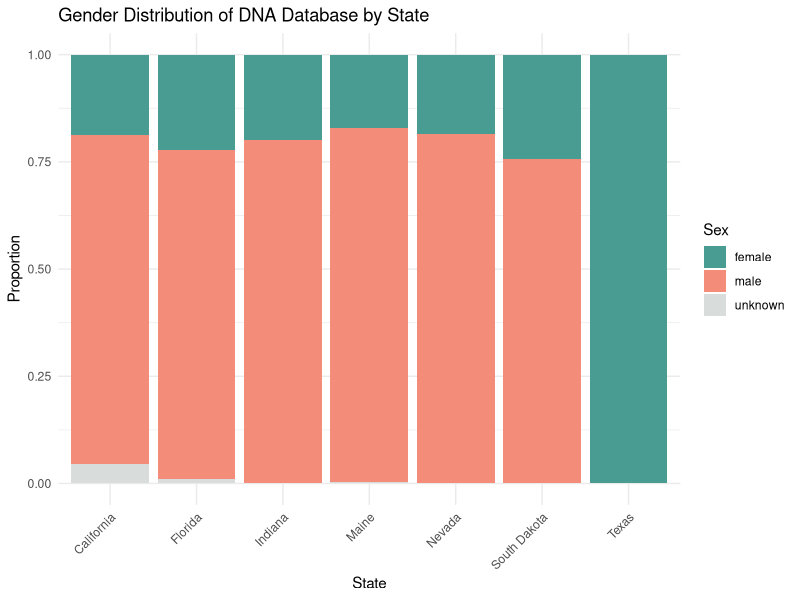

Write R code to recreate this figure. (Note: this script raises an error after producing the figure.)
## ---- chunk 1

knitr::opts_chunk$set(eval = TRUE, echo = FALSE, warning = FALSE, fig.width = 7, fig.height = 6)

if (!requireNamespace("tidyverse", quietly = TRUE)) {
  install.packages("tidyverse")
}

if (!requireNamespace("knitr", quietly = TRUE)) {
  install.packages("knitr")
}

if (!requireNamespace("patchwork", quietly = TRUE)) {
  install.packages("patchwork")
}


library(tidyverse)
library(knitr)
library(patchwork)
## ---- chunk 2
data <- read_csv("data/Murphy_Appendix_all_data.csv") 

head(data)
## ---- chunk 3
data <- data |>
  select(-file) 

head(data)
## ---- chunk 4
  data <- data %>%
      mutate(
          # Check if 'proportion' is in the variable_detailed
          is_proportion = grepl("proportion", variable_detailed, ignore.case = TRUE),
          
          # Create value_type based on the presence of 'proportion'
          value_type = ifelse(is_proportion, 
                              "proportion", 
                              "number"),
          
          # Remove 'proportion' text from variable_detailed
          variable_detailed = ifelse(is_proportion, gsub("proportion", "", variable_detailed, ignore.case = TRUE), variable_detailed),
          
          # Trim whitespace
          variable_detailed = trimws(variable_detailed),
          
          # cleaned variable_detailed to numeric
          variable_detailed_numeric = suppressWarnings(as.numeric(variable_detailed)),
          
          # Update value_type to "number" if variable_detailed_numeric is greater than 1
          value_type = ifelse(!is.na(variable_detailed_numeric) & variable_detailed_numeric > 1, 
                              "number", 
                              value_type)
      ) %>%
      # Drop temporary columns
      select(-is_proportion, -variable_detailed_numeric)

## ---- chunk 5
data <- data %>%
    rename(variable_type = variatble_type)

## ---- chunk 6
#race
data <- data %>%
  mutate(
    variable_detailed = case_when(
      variable_type == "race" & grepl("\\basian\\b", variable_detailed, ignore.case = TRUE) ~ "asian_total",
      variable_type == "race" & grepl("\\bblack\\b", variable_detailed, ignore.case = TRUE) ~ "black_total",
      variable_type == "race" & grepl("\\bafrican_american\\b", variable_detailed, ignore.case = TRUE) ~ "black_total",
      variable_type == "race" & grepl("\\bblack_\\b", variable_detailed, ignore.case = TRUE) ~ "black_total",
      variable_type == "race" & grepl("\\bhispanic\\b", variable_detailed, ignore.case = TRUE) ~ "hispanic_total",
      variable_type == "race" & grepl("\\bhispanic_\\b", variable_detailed, ignore.case = TRUE) ~ "hispanic_total",
      variable_type == "race" & grepl("\\bnative\\b", variable_detailed, ignore.case = TRUE) ~ "native_american_total",
      variable_type == "race" & grepl("\\bamerican_indian\\b", variable_detailed, ignore.case = TRUE) ~ "native_american_total",
       variable_type == "race" & grepl("\\bnative_american\\b", variable_detailed, ignore.case = TRUE) ~ "native_american_total",
      variable_type == "race" & grepl("\\bwhite\\b", variable_detailed, ignore.case = TRUE) ~ "white_total",
      variable_type == "race" & grepl("\\bcausasian\\b", variable_detailed, ignore.case = TRUE) ~ "white_total",
      variable_type == "race" & grepl("\\bcaucasian\\b", variable_detailed, ignore.case = TRUE) ~ "white_total",
      variable_type == "race" & grepl("\\bcausasian_\\b", variable_detailed, ignore.case = TRUE) ~ "white_total",
      variable_type == "race" & grepl("\\bother\\b", variable_detailed, ignore.case = TRUE) ~ "other_total",
      variable_type == "race" & grepl("\\basian_offender\\b", variable_detailed, ignore.case = TRUE) ~ "asian_convicted_offender",
      variable_type == "race" & grepl("\\bblack_offender\\b", variable_detailed, ignore.case = TRUE) ~ "black_convicted_offender",
      variable_type == "race" & grepl("\\bhispanic_offender\\b", variable_detailed, ignore.case = TRUE) ~ "hispanic_convicted_offender",
      variable_type == "race" & grepl("\\bnative_american_offender\\b", variable_detailed, ignore.case = TRUE) ~ "native_american_convicted_offender",
      variable_type == "race" & grepl("\\bwhite_offender\\b", variable_detailed, ignore.case = TRUE) ~ "white_convicted_offender",
      variable_type == "race" & grepl("\\bcaucasian_offender\\b", variable_detailed, ignore.case = TRUE) ~ "white_convicted_offender",
      variable_type == "race" & grepl("\\bcaucasian_convicted_offender\\b", variable_detailed, ignore.case = TRUE) ~ "white_convicted_offender",
      variable_type == "race" & grepl("\\bother_offender\\b", variable_detailed, ignore.case = TRUE) ~ "other_convicted_offender",
      variable_type == "race" & grepl("\\bafrican_american__convicted_offender\\b", variable_detailed, ignore.case = TRUE) ~ "black_convicted_offender",
      variable_type == "race" & grepl("\\bafrican_american_convicted_offender\\b", variable_detailed, ignore.case = TRUE) ~ "black_convicted_offender",
      variable_type == "race" & grepl("\\bafrican_american_offender\\b", variable_detailed, ignore.case = TRUE) ~ "black_convicted_offender",
      variable_type == "race" & grepl("\\bafrican_american_arrestee\\b", variable_detailed, ignore.case = TRUE) ~ "black_arrestee",
      variable_type == "race" & grepl("\\bcaucasian_arrestee\\b", variable_detailed, ignore.case = TRUE) ~ "white_arrestee",
      TRUE ~ variable_detailed
    ))
    
#DNA collection breakdown
data <- data %>%
  mutate(
    variable_detailed = case_when(
      variable_type == "DNA_collection_breakdown" & grepl("asian", variable_detailed, ignore.case = TRUE) ~ "asian_annual",
      variable_type == "DNA_collection_breakdown" & grepl("black", variable_detailed, ignore.case = TRUE) ~ "black_annual",
      variable_type == "DNA_collection_breakdown" & grepl("hispanic", variable_detailed, ignore.case = TRUE) ~ "hispanic_annual",
      variable_type == "DNA_collection_breakdown" & grepl("native", variable_detailed, ignore.case = TRUE) ~ "native_american_annual",
      variable_type == "DNA_collection_breakdown" & grepl("white", variable_detailed, ignore.case = TRUE) ~ "white_annual",
      variable_type == "DNA_collection_breakdown" & grepl("other", variable_detailed, ignore.case = TRUE) ~ "other_annual",
      TRUE ~ variable_detailed
    )
  )
    
## ---- chunk 7
# Update 'variable_type' to 'race' where it is 'DNA_collection_breakdown'

data <- data %>%
  mutate(
    variable_type = ifelse(variable_type == "DNA_collection_breakdown", "race", variable_type))
## ---- chunk 8
#state demographic
data <- data %>%
  mutate(
    variable_detailed = case_when(
      variable_type == "state_demographic" & grepl("asian", variable_detailed, ignore.case = TRUE) ~ "asian_state",
      variable_type == "state_demographic" & grepl("black", variable_detailed, ignore.case = TRUE) ~ "black_state",
      variable_type == "state_demographic" & grepl("hispanic", variable_detailed, ignore.case = TRUE) ~ "hispanic_state",
      variable_type == "state_demographic" & grepl("native", variable_detailed, ignore.case = TRUE) ~ "native_american_state",
      variable_type == "state_demographic" & grepl("white", variable_detailed, ignore.case = TRUE) ~ "white_state",
      variable_type == "state_demographic" & grepl("other", variable_detailed, ignore.case = TRUE) ~ "other_state",
      TRUE ~ variable_detailed
    )
  )

## ---- chunk 9
# Update 'variable_type' to 'race' where it is 'state_demographic'

data <- data %>%
  mutate(
    variable_type = ifelse(variable_type == "state_demographic", "race", variable_type))
## ---- chunk 10
#population data collected variables
data <- data %>%
  mutate(
    variable_detailed = case_when(
      variable_type == "population_data_collected" & grepl("asian", variable_detailed, ignore.case = TRUE) ~ "asian_pop_collected",
      variable_type == "population_data_collected" & grepl("black", variable_detailed, ignore.case = TRUE) ~ "black_pop_collected",
      variable_type == "population_data_collected" & grepl("hispanic", variable_detailed, ignore.case = TRUE) ~ "hispanic_pop_collected",
      variable_type == "population_data_collected" & grepl("native", variable_detailed, ignore.case = TRUE) ~ "native_american_pop_collected",
      variable_type == "population_data_collected" & grepl("white", variable_detailed, ignore.case = TRUE) ~ "white_pop_collected",
      variable_type == "population_data_collected" & grepl("other", variable_detailed, ignore.case = TRUE) ~ "other_pop_collected",
      TRUE ~ variable_detailed
    )
  )
## ---- chunk 11
# Update 'variable_type' to 'race' where it is 'population_data_collected'

data <- data %>%
  mutate(
    variable_type = ifelse(variable_type == "population_data_collected", "race", variable_type))
## ---- chunk 12
#sex variable type
data <- data %>%
  mutate(
    variable_detailed = case_when(
      variable_type == "sex" & grepl("\\bfemale\\b", variable_detailed, ignore.case = TRUE) ~ "female_total",
      variable_type == "sex" & grepl("\\bfemale_\\b", variable_detailed, ignore.case = TRUE) ~ "female_total",
      variable_type == "sex" & grepl("\\bfemales\\b", variable_detailed, ignore.case = TRUE) ~ "female_total",
      variable_type == "sex" & grepl("\\bfemale_offender\\b", variable_detailed, ignore.case = TRUE) ~ "female_convicted_offender",
      variable_type == "sex" & grepl("\\bmale\\b", variable_detailed, ignore.case = TRUE) ~ "male_total",
      variable_type == "sex" & grepl("\\bmale_\\b", variable_detailed, ignore.case = TRUE) ~ "male_total",
      variable_type == "sex" & grepl("\\bmales\\b", variable_detailed, ignore.case = TRUE) ~ "male_total",
      TRUE ~ variable_detailed 
    )
  )
## ---- chunk 13
data <- data %>%
  mutate(
    variable_type = ifelse(variable_type == "gender", "sex", variable_type))
## ---- chunk 14
data <- data %>%
  mutate(
    variable_detailed = case_when(
      variable_type == "offender_type" & grepl("\\barrestee\\b", variable_detailed, ignore.case = TRUE) ~ "arrestee_total",
      variable_type == "offender_type" & grepl("\\barrested_offender\\b", variable_detailed, ignore.case = TRUE) ~ "arrestee_total",
      variable_type == "offender_type" & grepl("\\bconvicted_offender\\b", variable_detailed, ignore.case = TRUE) ~ "convicted_offender_total",
      variable_type == "offender_type" & grepl("\\bconviceted_offender\\b", variable_detailed, ignore.case = TRUE) ~ "convicted_offender_total",
      variable_type == "offender_type" & grepl("\\boffender\\b", variable_detailed, ignore.case = TRUE) ~ "convicted_offender_total",
      TRUE ~ variable_detailed 
    )
  )
## ---- chunk 15
write.csv(data, "data/murphy_foia_cleaned.csv")
## ---- chunk 16
#creating gender database
data_gender <- data |> 
  filter(variable_type == "sex")
## ---- chunk 17

#California totals
california_totals <- data_gender |> 
  filter(State == "California") |> 
  summarise(
    male_total = sum(value[grepl("male", variable_detailed, ignore.case = TRUE)]),
    female_total = sum(value[grepl("female", variable_detailed, ignore.case = TRUE)]),
    unknown_total = sum(value[grepl("unknown", variable_detailed, ignore.case = TRUE)])
  ) 

california_totals <- california_totals |>  
  pivot_longer(cols = everything(), names_to = "variable_detailed", values_to = "value")|> 
  mutate(
    State = "California",
    variable_type = "sex",
    value_type = "proportion"
  )
## ---- chunk 18
#create dataset with gender values as proportions only
data_gender_proportions <- data_gender  |> 
  group_by(State, variable_type, value_type) |>   # group by columns
  mutate(proportion = value / sum(value)) |>      # calculate proportion
  ungroup() |>                                    # Ungroup
  select(-value, -value_type)|>                   # remove value and value_type
  rename(proportion_value = proportion)           # Rename new column

data_gender_simplified <- data_gender_proportions |> 
  mutate(
 simplified_sex = case_when(
      str_detect(variable_detailed, "\\bmale\\b") ~ "male",
      str_detect(variable_detailed, "\\bmale_total\\b") ~ "male",
      str_detect(variable_detailed, "\\bmale_convicted_offender\\b") ~ "male",
      str_detect(variable_detailed, "\\bmale_arrestee\\b") ~ "male",
      str_detect(variable_detailed, "\\bfemale_total\\b") ~ "female",
      str_detect(variable_detailed, "\\bfemale_convicted_offender\\b") ~ "female",
      str_detect(variable_detailed, "\\bfemale_offender\\b") ~ "female",
      str_detect(variable_detailed, "\\bfemale_arrestee\\b") ~ "female",
      str_detect(variable_detailed, "\\bfemale\\b") ~ "female",
      TRUE ~ "unknown"
    )
  ) |> 
  group_by(State, simplified_sex) |> 
  summarize(total_value = sum(proportion_value), .groups = 'drop')

#stacked bar chart simplified
ggplot(data_gender_simplified, aes(x = State, y = total_value, fill = simplified_sex)) +
  geom_bar(stat = "identity") +  # Stacked bar chart by default
  scale_fill_manual(values = c("#489C92", "#F38C79", "#D8DCDA")) +  # color palette
  labs(y = "Proportion", x = "State", title = "Gender Distribution of DNA Database by State", fill = "Sex") +
  theme_minimal() +
  theme(axis.text.x = element_text(angle = 45, hjust = 1))

## ---- chunk 19
#Summary stats
black_state <- data_state |> 
  filter(variable_detailed == "black_state")

# Top 3 states with the highest value for "black_state"
top_3_highest <- black_state |> 
  arrange(desc(value)) |> 
  slice_head(n = 3) |> 
  select(State, value)

# Top 3 states with the lowest value for "black_state"
top_3_lowest <- black_state |> 
  arrange(value) |> 
  slice_head(n = 3) |> 
  select(State, value)

# Average value for "black_state" across all states
average_black <- black_state |> 
  summarise(average_value = mean(value, na.rm = TRUE))

# Output the results
top_3_highest
top_3_lowest
average_black

kable(top_3_highest, caption = "States with Highest Black Population", format = "markdown")

# Display the top 3 lowest states table
kable(top_3_lowest, caption = "States with Lowest Black Population", format = "markdown")

# Display the average value table
kable(average_black, caption = "Average Black Population Proportion Across All States", format = "markdown")

## ---- chunk 20
average_black_database <- race_totals |> 
  filter(variable_detailed == "Black") |> 
  summarise(average_value = mean(proportion_value, na.rm = TRUE))

#and calculate average proportion of black people in DNA databases (use race_totals)
kable(average_black_database, caption = "Average Black Proportion In DNA Databases Across All States", format = "markdown")
## ---- chunk 21
#create data set with variable_type "race"
data_race <- data |> 
  filter(variable_type == "race")

#create a data set with totals combining "convicted_offender" and "arrestee" data into totals by race
convicted_arrestee_totals <- data_race |> 
  filter(str_detect(variable_detailed, "_convicted_offender|_arrestee")) |> 
  mutate(variable_detailed = str_replace(variable_detailed, "_convicted_offender|_arrestee", "_total")) |> 
  group_by(State, variable_detailed) |> 
  summarize(value = sum(value), .groups = 'drop') |>
  mutate(value_type = "number")

# Combine and process race_totals
race_totals <- data_race |> 
  mutate(variable_detailed = case_when(
    str_detect(variable_detailed, "other_total|unknown") ~ "other_or_unknown",
    TRUE ~ variable_detailed
  )) |> 
  filter(str_detect(variable_detailed, "_total") | str_detect(variable_detailed, "other_or_unknown"))

# Add convicted_arrestee_totals to race_totals
race_totals <- race_totals |> 
  bind_rows(convicted_arrestee_totals) |> 
  group_by(State, variable_detailed) |> 
  summarize(value = sum(value), value_type = first(value_type), .groups = 'drop') |> 
  ungroup()

# Calculate the proportion value within each state
race_totals <- race_totals |> 
  group_by(State) |> 
  mutate(proportion_value = ifelse(value_type == "number", value / sum(value), NA)) |> 
  ungroup()

#keep already calculated proportions and remove value_type column
race_totals <- race_totals |> 
  mutate(proportion_value = ifelse(is.na(proportion_value), value, proportion_value)) |> 
  select(-value_type)

# Replace race category names for clarity
race_totals <- race_totals |> 
  mutate(variable_detailed = case_when(
    variable_detailed == "white_total" ~ "White",
    variable_detailed == "black_total" ~ "Black",
    variable_detailed == "asian_total" ~ "Asian",
    variable_detailed == "hispanic_total" ~ "Hispanic",
    variable_detailed == "native_american_total" ~ "Native American",
    variable_detailed == "other_total" ~ "Other or Unknown",
    variable_detailed == "other_or_unknown" ~ "Other or Unknown",
    TRUE ~ variable_detailed
  ))

# Set the desired order for race categories
desired_order <- c("Other or Unknown", "Native American", "Hispanic", "Asian", "Black", "White")

# Create the bar plot
ggplot(race_totals |> 
       mutate(variable_detailed = factor(variable_detailed, levels = desired_order)),
       aes(x = State, y = proportion_value, fill = variable_detailed)) +
  geom_bar(stat = "identity") + 
  labs(title = "Race Totals in DNA Database by State",
       x = "State",
       y = "Proportion",
       fill = "Race Category") +
  scale_fill_manual(values = c("#BAD1DC", "#489C92","#59B8B2", "#91C8D0", "#05686D", "#F38C79")) +
  theme_minimal() +
  theme(axis.text.x = element_text(angle = 45, hjust = 1))

## ---- chunk 22

#bar plot of state totals

data_state <- data_race |> 
  filter(str_detect(variable_detailed, "_state"))

selected_states <- c("California", "Florida", "Indiana", "Maine", "Nevada", "South_Dakota", "Texas")

select_states <- data_state |> 
  filter(State %in% selected_states) |> 
  mutate(variable_detailed = case_when(
    variable_detailed == "white_state" ~ "White",
    variable_detailed == "black_state" ~ "Black",
    variable_detailed == "asian_state" ~ "Asian",
    variable_detailed == "hispanic_state" ~ "Hispanic",
    variable_detailed == "native_american_state" ~ "Native American",
    TRUE ~ variable_detailed
  ))

desired_order <- c("Native American", "Hispanic", "Asian", "Black", "White")

ggplot(select_states |>
       mutate(variable_detailed = factor(variable_detailed, levels = desired_order)),
       aes(x = State, y = value, fill = variable_detailed)) +
  geom_bar(stat = "identity") +
  labs(title = "Proportion of Races by State", x = "State", y = "Proportion", fill = "Race Category") +
  scale_fill_manual(values = c("#489C92","#59B8B2", "#91C8D0", "#05686D", "#F38C79")) +
  theme_minimal() +
  theme(axis.text.x = element_text(angle = 45, hjust = 1))

#side by side plots
desired_order <- c("Other or Unknown", "Native American", "Hispanic", "Asian", "Black", "White")

selected_states <- c("Texas")

plot1 <- ggplot(race_totals |> 
        filter(State %in% selected_states) |> 
       mutate(variable_detailed = factor(variable_detailed, levels = desired_order)),
       aes(x = State, y = proportion_value, fill = variable_detailed)) +
  geom_bar(stat = "identity") + 
  labs(title = "Race Totals in DNA Database by State",
       x = "State",
       y = "Proportion") +
  scale_fill_manual(values = c("#BAD1DC", "#489C92","#59B8B2", "#91C8D0", "#05686D", "#F38C79")) +
  theme_minimal() +
  theme(legend.position = "none") +
  theme(axis.text.x = element_text(angle = 45, hjust = 1))

data_state <- data_race |> 
  filter(str_detect(variable_detailed, "_state"))

selected_states <- c("Texas")

select_states <- data_state |> 
  filter(State %in% selected_states) |> 
  mutate(variable_detailed = case_when(
    variable_detailed == "white_state" ~ "White",
    variable_detailed == "black_state" ~ "Black",
    variable_detailed == "asian_state" ~ "Asian",
    variable_detailed == "hispanic_state" ~ "Hispanic",
    variable_detailed == "native_american_state" ~ "Native American",
    TRUE ~ variable_detailed
  ))

desired_order <- c("Native American", "Hispanic", "Asian", "Black", "White")

plot2 <- ggplot(select_states |>
       mutate(variable_detailed = factor(variable_detailed, levels = desired_order)),
       aes(x = State, y = value, fill = variable_detailed)) +
  geom_bar(stat = "identity") +
  labs(title = "Racial Breakdown of State Populations", x = "State", y = "Proportion", fill = "Race Category") +
  scale_fill_manual(values = c("#489C92","#59B8B2", "#91C8D0", "#05686D", "#F38C79")) +
  theme_minimal() +
  theme(axis.text.x = element_text(angle = 45, hjust = 1))

combined_plot <- plot1 + plot2
combined_plot

## ---- chunk 23
#Racial Breakdown of Annual DNA Collection - extremes and averages (states with highest collection and average for black people and white people)
## ---- chunk 24
#Graph showing stats of percent of population 

data_pop_collected <- data_race |> 
  filter(str_detect(variable_detailed, "_pop_collected")) |> 
  mutate(race_category = case_when(
    str_detect(variable_detailed, "black") ~ "Black",
    str_detect(variable_detailed, "white") ~ "White",
    TRUE ~ "Other"
  )) |> 
    group_by(State, race_category) |> 
  summarise(total_value = sum(value, na.rm = TRUE))

summary_pop_collected <- data_pop_collected |> 
  group_by(race_category) |> 
  summarise(avg_pop_collected = mean(total_value, na.rm = TRUE))

summary_pop_collected <- summary_pop_collected |> 
  mutate(label = paste0(round(avg_pop_collected * 100, 2), "%")) |> 
  mutate(race_category = factor(race_category, levels = c("Black", "White", "Other")))

# Create the pie chart
ggplot(summary_pop_collected, aes(x ="", y = avg_pop_collected, fill = race_category)) +
  geom_bar(stat = "identity", width = 1) +
  coord_polar("y") +
   geom_text(aes(label = label), position = position_stack(vjust = 0.5), color = "white", size = 4) +
  theme_void() +
  labs(title = "Average Percentage of Each Race with DNA Collected Annually",
       fill = "Race") +
  scale_fill_manual(values = c("#05686D", "#F38C79", "#BAD1DC"))

## ---- chunk 25
data_offender_type <- data |> 
  filter(variable_type == "offender_type")

#pie chart of offender type

# Rename the offender types
data_offender_type_renamed <- data_offender_type |> 
  mutate(variable_detailed = case_when(
    variable_detailed == "arrestee_total" ~ "Arrestee",
    variable_detailed == "convicted_offender_total" ~ "Convicted Offender",
    TRUE ~ variable_detailed
  ))

# Filter and group by offender type, then summarize
data_offender_type_summarized <- data_offender_type_renamed |> 
  filter(variable_detailed %in% c("Arrestee", "Convicted Offender")) |> 
  group_by(variable_detailed) |> 
  summarize(total_value = sum(value, na.rm = TRUE))

# Calculate total sum of the summarized data
full_value <- sum(data_offender_type_summarized$total_value, na.rm = TRUE)

# Calculate percentages and create labels
data_offender_type_summarized <- data_offender_type_summarized |> 
  mutate(percentage = total_value / full_value * 100,
         label = paste0(round(percentage, 1), "%"))

# Create the pie chart
ggplot(data_offender_type_summarized, aes(x = "", y = total_value, fill = variable_detailed)) +
  geom_bar(stat = "identity", width = 1) +
  coord_polar("y") +  # Converts bar chart to pie chart
  labs(title = "Distribution of Offender Types across State DNA Databases", caption = "Data from California, Indiana, Texas, and Nevada", fill = "Offender Type") +
  geom_text(aes(label = label), position = position_stack(vjust = 0.5)) +
  theme_minimal() +
  theme(axis.title.x = element_blank(),
        axis.title.y = element_blank(),
        axis.ticks = element_blank(),
        axis.text = element_blank()) +
  scale_fill_manual(values = c("#59B8B2", "#F38C79"))

## ---- chunk 26
